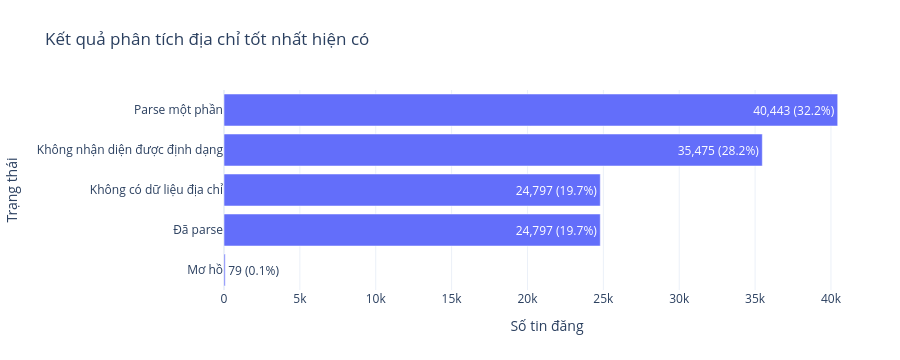
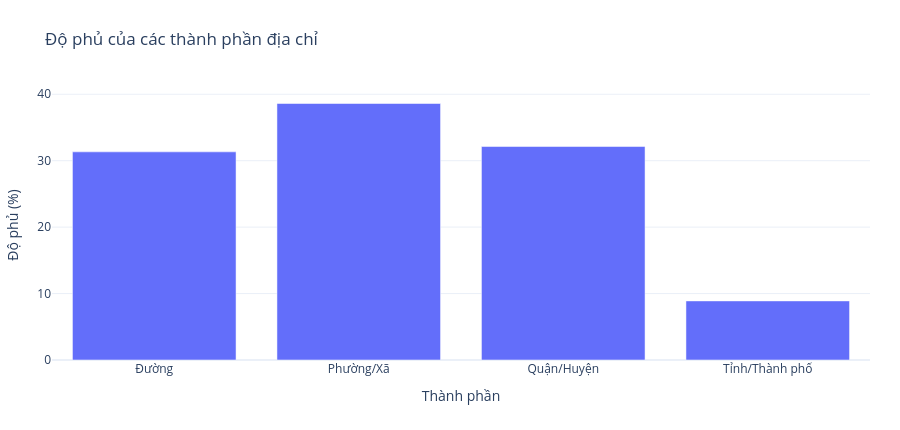

Write notebook code for charts like these, in order.
### Markdown cell above
<a id="section-09"></a>

# 09 — Address Standardization & Parsing

**Câu hỏi:** Parser trích xuất thành phần nào, ở nguồn và address layer nào?

### Code cell
# Parse each address layer once; retain best-address outputs for all later sections.
parsed_layers = {}
components = ['street_text_extracted', 'ward_text_extracted', 'district_text_extracted', 'province_text_extracted']
component_labels = {
    'street_text_extracted': 'Đường', 'ward_text_extracted': 'Phường/Xã',
    'district_text_extracted': 'Quận/Huyện', 'province_text_extracted': 'Tỉnh/Thành phố',
}
parse_labels = {
    'PARSED': 'Đã parse', 'PARTIALLY_PARSED': 'Parse một phần', 'AMBIGUOUS': 'Mơ hồ',
    'NO_ADDRESS_EVIDENCE': 'Không có dữ liệu địa chỉ',
    'UNRECOGNIZED_FORMAT': 'Không nhận diện được định dạng',
}
for layer in ADDRESS_FIELDS:
    parsed_layers[layer] = apply_address_parsing(df_work, f'{layer}_normalized')[components + ['parse_status']]
df_work = df_work.join(parsed_layers['best_address_text'])
assert len(df_work) == N_ROWS
parse_status = counts(df_work.parse_status, 'parse_status')
parse_status['status_label'] = parse_status.parse_status.map(parse_labels).fillna(parse_status.parse_status)
parse_status['bar_label'] = parse_status.apply(lambda row: f"{row['count']:,.0f} ({row['percent']:.1f}%)", axis=1)
component_coverage = pd.DataFrame({
    'component': [component_labels[field] for field in components],
    'percent': df_work[components].notna().mean().values * 100,
})
fig = bar(
    parse_status, 'status_label', 'count', 'Kết quả phân tích địa chỉ tốt nhất hiện có',
    orientation='h', text='bar_label',
    labels={'status_label': 'Trạng thái', 'count': 'Số tin đăng'},
)
fig = bar(
    component_coverage, 'component', 'percent', 'Độ phủ của các thành phần địa chỉ',
    order=component_coverage.component.tolist(),
    labels={'component': 'Thành phần', 'percent': 'Độ phủ (%)'},
)

### Figure 1 — Plotly figure (JSON) as saved in the notebook; plotly's stock layout.template omitted (floating-point values rounded to 4 significant figures)
{"data": [{"alignmentgroup": "True", "customdata": [[32.2], [28.25], [19.74], [19.74], [0.0629]], "hovertemplate": "Số tin đăng=%{x}<br>Trạng thái=%{y}<br>bar_label=%{text}<br>percent=%{customdata[0]}<extra></extra>", "legendgroup": "", "marker": {"color": "#636efa", "pattern": {"shape": ""}}, "name": "", "offsetgroup": "", "orientation": "h", "showlegend": false, "text": ["40,443 (32.2%)", "35,475 (28.2%)", "24,797 (19.7%)", "24,797 (19.7%)", "79 (0.1%)"], "textposition": "auto", "type": "bar", "x": [40443, 35475, 24797, 24797, 79], "xaxis": "x", "y": ["Parse một phần", "Không nhận diện được định dạng", "Đã parse", "Không có dữ liệu địa chỉ", "Mơ hồ"], "yaxis": "y"}], "layout": {"height": 360, "legend": {"tracegroupgap": 0}, "margin": {"b": 70, "l": 30, "r": 30, "t": 90}, "title": {"text": "Kết quả phân tích địa chỉ tốt nhất hiện có"}, "xaxis": {"anchor": "y", "domain": [0, 1], "title": {"text": "Số tin đăng"}}, "yaxis": {"anchor": "x", "categoryorder": "total ascending", "domain": [0, 1], "title": {"text": "Trạng thái"}}}}

### Figure 2 — Plotly figure (JSON) as saved in the notebook; plotly's stock layout.template omitted (floating-point values rounded to 4 significant figures)
{"data": [{"alignmentgroup": "True", "hovertemplate": "Thành phần=%{x}<br>Độ phủ (%)=%{y}<extra></extra>", "legendgroup": "", "marker": {"color": "#636efa", "pattern": {"shape": ""}}, "name": "", "offsetgroup": "", "orientation": "v", "showlegend": false, "textposition": "auto", "type": "bar", "x": ["Đường", "Phường/Xã", "Quận/Huyện", "Tỉnh/Thành phố"], "xaxis": "x", "y": [31.33, 38.61, 32.13, 8.896], "yaxis": "y"}], "layout": {"height": 430, "legend": {"tracegroupgap": 0}, "margin": {"b": 70, "l": 30, "r": 30, "t": 90}, "title": {"text": "Độ phủ của các thành phần địa chỉ"}, "xaxis": {"anchor": "y", "categoryarray": ["Đường", "Phường/Xã", "Quận/Huyện", "Tỉnh/Thành phố"], "categoryorder": "array", "domain": [0, 1], "title": {"text": "Thành phần"}}, "yaxis": {"anchor": "x", "domain": [0, 1], "title": {"text": "Độ phủ (%)"}}}}
